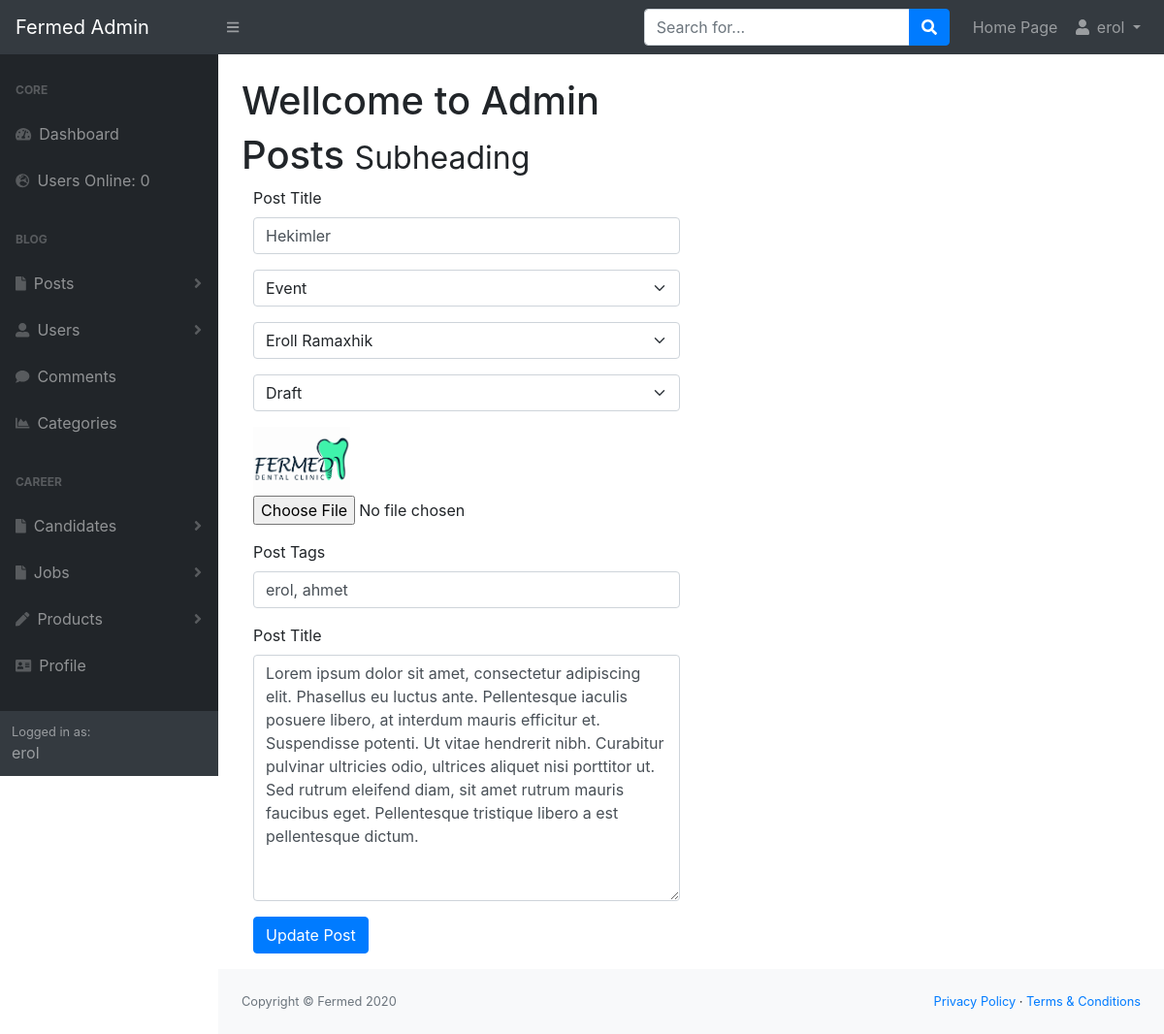
Screenshot of /admin/posts.php?source=update_posts&p_id=46 (signed in) with the database file from the repository.
### tables this page shows
CREATE TABLE `posts` (
  `post_id` int(4) NOT NULL,
  `post_category_id` int(11) NOT NULL,
  `post_title` varchar(255) NOT NULL,
  `post_author` varchar(255) NOT NULL,
  `post_date` date NOT NULL,
  `post_image` text NOT NULL,
  `post_content` text NOT NULL,
  `post_tags` varchar(255) NOT NULL,
  `post_comment_count` int(11) NOT NULL,
  `post_status` varchar(255) NOT NULL DEFAULT 'draft',
  `post_views` int(11) NOT NULL
);

CREATE TABLE `categories` (
  `category_id` int(4) NOT NULL,
  `category_title` varchar(255) NOT NULL
);

### admin/includes/update_posts.php (the view, shortened to what this page needs)
<?php
if(isset($_GET['p_id'])){
    $post_id_update=$_GET['p_id'];
    $query = "SELECT * FROM posts WHERE post_id='$post_id_update'";
    $select_posts_by_id=mysqli_query($connection,$query);
    $row=mysqli_fetch_assoc($select_posts_by_id);
    $post_author=$row['post_author'];
    $post_title=$row['post_title'];
    $post_category_id=$row['post_category_id'];
    $post_status=$row['post_status'];
    $post_image=$row['post_image'];
    $post_tags=$row['post_tags'];
    $post_content=$row['post_content'];
}
?>
<div class="col-sm-6">
    <form action="" method="post" enctype="multipart/form-data">
        <div class="form-group">
            <label for="title">Post Title</label>
            <input type="text" class="form-control" name="post_title" id="title" value="<?php echo $post_title; ?>">
        </div>
        <div class="form-group">
            <select class="form-select" name="post_category_id" id="">
                <?php
                $query = "SELECT * FROM categories WHERE category_id=$post_category_id";
                $select_category_name = mysqli_query($connection,$query);
                $row=mysqli_fetch_assoc($select_category_name);
                $post_category_title = $row['category_title'];
                ?>
               <option value="<?php echo $post_category_id;?>"><?php echo $post_category_title;?></option>
            </select>
        </div>
        <div class="form-group">
           <select class="form-select" name="post_author" id="" aria-label="Default select example">
              <option value="<?php echo $post_author;?>"><?php echo $post_author;?></option>
            </select>
        </div>
        <div class="form-group">
            <select name="post_status" class="form-select">
                <option value="<?php echo $post_status;?>"><?php echo $post_status;?></option>
            </select>
        </div>
        <div class="form-group">
            <img width="100" src="../images/<?php echo $post_image;?>" alt="Post-Image">
            <input type="file"  name="post_image" id="post_image">
        </div>
        <div class="form-group">
            <label for="post_tags">Post Tags</label>
            <input type="text" class="form-control" name="post_tags" value="<?php echo $post_tags; ?>">
        </div>
        <div class="form-group">
            <label for="post_content">Post Title</label>
            <textarea class="form-control" name="post_content" id="editor" cols="30" rows="10"><?php echo $post_content; ?></textarea>
        </div>
        <div class="form-group">
            <input type="submit" class="btn btn-primary" name="update_post" value="Update Post">
        </div>
    </form>
</div>

### rows the page displays
posts: post_title "Hekimler", post_author "Eroll Ramaxhik", post_status "Draft", post_image (picture), post_tags "erol, ahmet", post_content "Lorem ipsum dolor sit amet, consectetur adipiscing elit. Phasellus eu luctus ante. Pellentesque iaculis posuere libero, at interdum mauris efficitur et. Suspendisse potenti. Ut vitae hendrerit nibh. Curabitur pulvinar ultricies odio, ultrices aliquet nisi porttitor ut. Sed rutrum eleifend diam, sit amet rutrum mauris faucibus eget. Pellentesque tristique libero a est pellentesque dictum."
categories: post_category_id "Event"

### other values shown
$_SESSION['user_name'] "erol"
users_online() "0"
